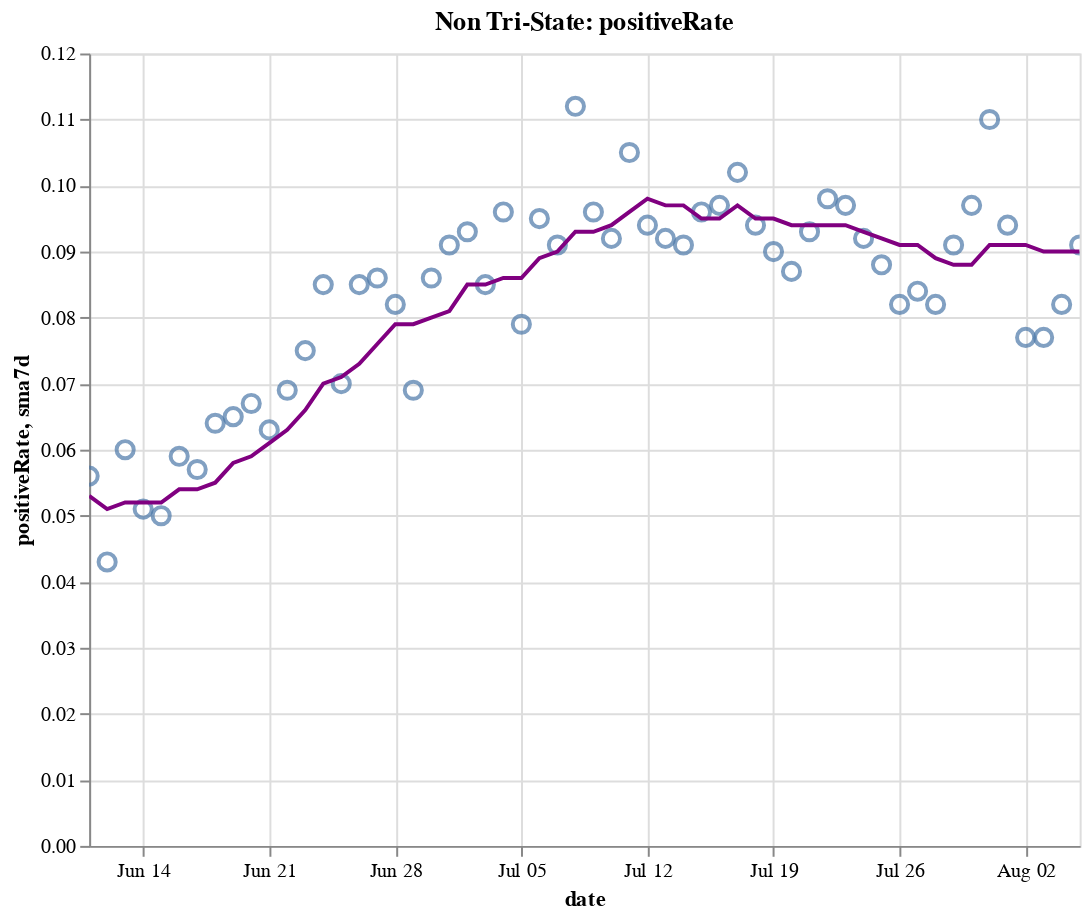

Source (notebook cell):
### Code cell
create_plot(non_tristate, 'positiveRate')

### Figure 1 — Vega-Lite specification as saved in the notebook (floating-point values rounded to 4 significant figures)
{"config": {"view": {"continuousWidth": 400, "continuousHeight": 300}}, "layer": [{"layer": [{"mark": {"type": "point", "size": 75}, "encoding": {"tooltip": [{"type": "temporal", "field": "date"}, {"type": "quantitative", "field": "positiveRate"}, {"type": "quantitative", "field": "sma7d"}], "x": {"type": "temporal", "field": "date"}, "y": {"type": "quantitative", "field": "positiveRate"}}, "selection": {"selector016": {"type": "interval", "bind": "scales", "encodings": ["x", "y"]}}}, {"mark": {"type": "line", "color": "purple"}, "encoding": {"x": {"type": "temporal", "field": "date"}, "y": {"type": "quantitative", "field": "sma7d"}}}]}, {"mark": {"type": "rule", "color": "#aaa"}, "encoding": {"x": {"type": "temporal", "field": "date"}}, "transform": [{"filter": {"selection": "selector015"}}]}, {"mark": "circle", "encoding": {"opacity": {"condition": {"value": 1, "selection": "selector015"}, "value": 0}, "tooltip": [{"type": "temporal", "field": "date"}, {"type": "quantitative", "field": "positiveRate"}, {"type": "quantitative", "field": "sma7d"}], "x": {"type": "temporal", "field": "date"}, "y": {"type": "quantitative", "field": "positiveRate"}}, "selection": {"selector015": {"type": "single", "encodings": ["x"], "on": "mouseover", "nearest": true, "empty": "none"}}}, {"mark": {"type": "text", "align": "left", "dx": 5, "dy": -5, "stroke": "white", "strokeWidth": 2}, "encoding": {"text": {"type": "quantitative", "field": "positiveRate"}, "tooltip": [{"type": "temporal", "field": "date"}, {"type": "quantitative", "field": "positiveRate"}, {"type": "quantitative", "field": "sma7d"}], "x": {"type": "temporal", "field": "date"}, "y": {"type": "quantitative", "field": "positiveRate"}}, "transform": [{"filter": {"selection": "selector015"}}]}, {"mark": {"type": "text", "align": "left", "dx": 5, "dy": -5}, "encoding": {"text": {"type": "quantitative", "field": "positiveRate"}, "tooltip": [{"type": "temporal", "field": "date"}, {"type": "quantitative", "field": "positiveRate"}, {"type": "quantitative", "field": "sma7d"}], "x": {"type": "temporal", "field": "date"}, "y": {"type": "quantitative", "field": "positiveRate"}}, "transform": [{"filter": {"selection": "selector015"}}]}], "data": {"name": "data-87755c1972418024f40e72a3c66be3bf"}, "height": 400, "title": "Non Tri-State: positiveRate", "width": 500, "$schema": "https://vega.github.io/schema/vega-lite/v4.8.1.json", "datasets": {"data-87755c1972418024f40e72a3c66be3bf": [{"date": "2020-06-11T00:00:00", "totalTestResultsIncrease": 368700.0, "positiveIncrease": 20710.0, "death": 66590.0, "deathIncrease": 768.0, "positiveRate": 0.056, "state": "Non Tri-State", "sma7d": 0.053}, {"date": "2020-06-12T00:00:00", "totalTestResultsIncrease": 512100.0, "positiveIncrease": 22080.0, "death": 67250.0, "deathIncrease": 660.0, "positiveRate": 0.043, "state": "Non Tri-State", "sma7d": 0.051}, {"date": "2020-06-13T00:00:00", "totalTestResultsIncrease": 397700.0, "positiveIncrease": 23680.0, "death": 67780.0, "deathIncrease": 532.0, "positiveRate": 0.06, "state": "Non Tri-State", "sma7d": 0.052}, {"date": "2020-06-14T00:00:00", "totalTestResultsIncrease": 396300.0, "positiveIncrease": 20310.0, "death": 68060.0, "deathIncrease": 280.0, "positiveRate": 0.051, "state": "Non Tri-State", "sma7d": 0.052}, {"date": "2020-06-15T00:00:00", "totalTestResultsIncrease": 352800.0, "positiveIncrease": 17520.0, "death": 68360.0, "deathIncrease": 298.0, "positiveRate": 0.05, "state": "Non Tri-State", "sma7d": 0.052}, {"date": "2020-06-16T00:00:00", "totalTestResultsIncrease": 381800.0, "positiveIncrease": 22370.0, "death": 69000.0, "deathIncrease": 643.0, "positiveRate": 0.059, "state": "Non Tri-State", "sma7d": 0.054}, {"date": "2020-06-17T00:00:00", "totalTestResultsIncrease": 405300.0, "positiveIncrease": 22950.0, "death": 69700.0, "deathIncrease": 695.0, "positiveRate": 0.057, "state": "Non Tri-State", "sma7d": 0.054}, {"date": "2020-06-18T00:00:00", "totalTestResultsIncrease": 416700.0, "positiveIncrease": 26490.0, "death": 70330.0, "deathIncrease": 634.0, "positiveRate": 0.064, "state": "Non Tri-State", "sma7d": 0.055}, {"date": "2020-06-19T00:00:00", "totalTestResultsIncrease": 460300.0, "positiveIncrease": 29740.0, "death": 70920.0, "deathIncrease": 583.0, "positiveRate": 0.065, "state": "Non Tri-State", "sma7d": 0.058}, {"date": "2020-06-20T00:00:00", "totalTestResultsIncrease": 462100.0, "positiveIncrease": 30780.0, "death": 71480.0, "deathIncrease": 569.0, "positiveRate": 0.067, "state": "Non Tri-State", "sma7d": 0.059}, {"date": "2020-06-21T00:00:00", "totalTestResultsIncrease": 415400.0, "positiveIncrease": 26270.0, "death": 71740.0, "deathIncrease": 255.0, "positiveRate": 0.063, "state": "Non Tri-State", "sma7d": 0.061}, {"date": "2020-06-22T00:00:00", "totalTestResultsIncrease": 381000.0, "positiveIncrease": 26160.0, "death": 71980.0, "deathIncrease": 241.0, "positiveRate": 0.069, "state": "Non Tri-State", "sma7d": 0.063}, {"date": "2020-06-23T00:00:00", "totalTestResultsIncrease": 428400.0, "positiveIncrease": 31990.0, "death": 72590.0, "deathIncrease": 613.0, "positiveRate": 0.075, "state": "Non Tri-State", "sma7d": 0.066}, {"date": "2020-06-24T00:00:00", "totalTestResultsIncrease": 445400.0, "positiveIncrease": 37930.0, "death": 73240.0, "deathIncrease": 652.0, "positiveRate": 0.085, "state": "Non Tri-State", "sma7d": 0.07}, {"date": "2020-06-25T00:00:00", "totalTestResultsIncrease": 540400.0, "positiveIncrease": 37940.0, "death": 73840.0, "deathIncrease": 595.0, "positiveRate": 0.07, "state": "Non Tri-State", "sma7d": 0.071}, {"date": "2020-06-26T00:00:00", "totalTestResultsIncrease": 506600.0, "positiveIncrease": 43160.0, "death": 74410.0, "deathIncrease": 571.0, "positiveRate": 0.085, "state": "Non Tri-State", "sma7d": 0.073}, {"date": "2020-06-27T00:00:00", "totalTestResultsIncrease": 496300.0, "positiveIncrease": 42640.0, "death": 74870.0, "deathIncrease": 455.0, "positiveRate": 0.086, "state": "Non Tri-State", "sma7d": 0.076}, {"date": "2020-06-28T00:00:00", "totalTestResultsIncrease": 495100.0, "positiveIncrease": 40840.0, "death": 75100.0, "deathIncrease": 234.0, "positiveRate": 0.082, "state": "Non Tri-State", "sma7d": 0.079}, {"date": "2020-06-29T00:00:00", "totalTestResultsIncrease": 562800.0, "positiveIncrease": 38640.0, "death": 75400.0, "deathIncrease": 302.0, "positiveRate": 0.069, "state": "Non Tri-State", "sma7d": 0.079}, {"date": "2020-06-30T00:00:00", "totalTestResultsIncrease": 542100.0, "positiveIncrease": 46390.0, "death": 75940.0, "deathIncrease": 538.0, "positiveRate": 0.086, "state": "Non Tri-State", "sma7d": 0.08}, {"date": "2020-07-01T00:00:00", "totalTestResultsIncrease": 544600.0, "positiveIncrease": 49730.0, "death": 76580.0, "deathIncrease": 645.0, "positiveRate": 0.091, "state": "Non Tri-State", "sma7d": 0.081}, {"date": "2020-07-02T00:00:00", "totalTestResultsIncrease": 561100.0, "positiveIncrease": 52450.0, "death": 77240.0, "deathIncrease": 655.0, "positiveRate": 0.093, "state": "Non Tri-State", "sma7d": 0.085}, {"date": "2020-07-03T00:00:00", "totalTestResultsIncrease": 623000.0, "positiveIncrease": 52850.0, "death": 77760.0, "deathIncrease": 523.0, "positiveRate": 0.085, "state": "Non Tri-State", "sma7d": 0.085}, {"date": "2020-07-04T00:00:00", "totalTestResultsIncrease": 556800.0, "positiveIncrease": 53720.0, "death": 78030.0, "deathIncrease": 270.0, "positiveRate": 0.096, "state": "Non Tri-State", "sma7d": 0.086}, {"date": "2020-07-05T00:00:00", "totalTestResultsIncrease": 567400.0, "positiveIncrease": 44890.0, "death": 78210.0, "deathIncrease": 179.0, "positiveRate": 0.079, "state": "Non Tri-State", "sma7d": 0.086}, {"date": "2020-07-06T00:00:00", "totalTestResultsIncrease": 426400.0, "positiveIncrease": 40610.0, "death": 78420.0, "deathIncrease": 212.0, "positiveRate": 0.095, "state": "Non Tri-State", "sma7d": 0.089}, {"date": "2020-07-07T00:00:00", "totalTestResultsIncrease": 559800.0, "positiveIncrease": 50850.0, "death": 79280.0, "deathIncrease": 859.0, "positiveRate": 0.091, "state": "Non Tri-State", "sma7d": 0.09}, {"date": "2020-07-08T00:00:00", "totalTestResultsIncrease": 545600.0, "positiveIncrease": 61220.0, "death": 80010.0, "deathIncrease": 730.0, "positiveRate": 0.112, "state": "Non Tri-State", "sma7d": 0.093}, {"date": "2020-07-09T00:00:00", "totalTestResultsIncrease": 603500.0, "positiveIncrease": 57950.0, "death": 80840.0, "deathIncrease": 822.0, "positiveRate": 0.096, "state": "Non Tri-State", "sma7d": 0.093}, {"date": "2020-07-10T00:00:00", "totalTestResultsIncrease": 713500.0, "positiveIncrease": 65390.0, "death": 81650.0, "deathIncrease": 814.0, "positiveRate": 0.092, "state": "Non Tri-State", "sma7d": 0.094}, {"date": "2020-07-11T00:00:00", "totalTestResultsIncrease": 591200.0, "positiveIncrease": 61950.0, "death": 82350.0, "deathIncrease": 705.0, "positiveRate": 0.105, "state": "Non Tri-State", "sma7d": 0.096}, {"date": "2020-07-12T00:00:00", "totalTestResultsIncrease": 640600.0, "positiveIncrease": 59960.0, "death": 82810.0, "deathIncrease": 455.0, "positiveRate": 0.094, "state": "Non Tri-State", "sma7d": 0.098}, {"date": "2020-07-13T00:00:00", "totalTestResultsIncrease": 624500.0, "positiveIncrease": 57460.0, "death": 83080.0, "deathIncrease": 275.0, "positiveRate": 0.092, "state": "Non Tri-State", "sma7d": 0.097}, {"date": "2020-07-14T00:00:00", "totalTestResultsIncrease": 676900.0, "positiveIncrease": 61550.0, "death": 83790.0, "deathIncrease": 708.0, "positiveRate": 0.091, "state": "Non Tri-State", "sma7d": 0.097}, {"date": "2020-07-15T00:00:00", "totalTestResultsIncrease": 665700.0, "positiveIncrease": 64080.0, "death": 84610.0, "deathIncrease": 816.0, "positiveRate": 0.096, "state": "Non Tri-State", "sma7d": 0.095}, {"date": "2020-07-16T00:00:00", "totalTestResultsIncrease": 722900.0, "positiveIncrease": 69850.0, "death": 85500.0, "deathIncrease": 896.0, "positiveRate": 0.097, "state": "Non Tri-State", "sma7d": 0.095}, {"date": "2020-07-17T00:00:00", "totalTestResultsIncrease": 750100.0, "positiveIncrease": 76260.0, "death": 86420.0, "deathIncrease": 915.0, "positiveRate": 0.102, "state": "Non Tri-State", "sma7d": 0.097}, {"date": "2020-07-18T00:00:00", "totalTestResultsIncrease": 679400.0, "positiveIncrease": 64160.0, "death": 87260.0, "deathIncrease": 846.0, "positiveRate": 0.094, "state": "Non Tri-State", "sma7d": 0.095}, {"date": "2020-07-19T00:00:00", "totalTestResultsIncrease": 715500.0, "positiveIncrease": 64410.0, "death": 87770.0, "deathIncrease": 506.0, "positiveRate": 0.09, "state": "Non Tri-State", "sma7d": 0.095}, {"date": "2020-07-20T00:00:00", "totalTestResultsIncrease": 644300.0, "positiveIncrease": 56110.0, "death": 88110.0, "deathIncrease": 335.0, "positiveRate": 0.087, "state": "Non Tri-State", "sma7d": 0.094}, {"date": "2020-07-21T00:00:00", "totalTestResultsIncrease": 669000.0, "positiveIncrease": 62450.0, "death": 89120.0, "deathIncrease": 1014.0, "positiveRate": 0.093, "state": "Non Tri-State", "sma7d": 0.094}, {"date": "2020-07-22T00:00:00", "totalTestResultsIncrease": 693300.0, "positiveIncrease": 67930.0, "death": 90260.0, "deathIncrease": 1137.0, "positiveRate": 0.098, "state": "Non Tri-State", "sma7d": 0.094}, {"date": "2020-07-23T00:00:00", "totalTestResultsIncrease": 722500.0, "positiveIncrease": 69960.0, "death": 91260.0, "deathIncrease": 999.0, "positiveRate": 0.097, "state": "Non Tri-State", "sma7d": 0.094}, {"date": "2020-07-24T00:00:00", "totalTestResultsIncrease": 800100.0, "positiveIncrease": 73440.0, "death": 92390.0, "deathIncrease": 1131.0, "positiveRate": 0.092, "state": "Non Tri-State", "sma7d": 0.093}, {"date": "2020-07-25T00:00:00", "totalTestResultsIncrease": 725600.0, "positiveIncrease": 64150.0, "death": 93400.0, "deathIncrease": 1013.0, "positiveRate": 0.088, "state": "Non Tri-State", "sma7d": 0.092}, {"date": "2020-07-26T00:00:00", "totalTestResultsIncrease": 737100.0, "positiveIncrease": 60670.0, "death": 93940.0, "deathIncrease": 544.0, "positiveRate": 0.082, "state": "Non Tri-State", "sma7d": 0.091}, {"date": "2020-07-27T00:00:00", "totalTestResultsIncrease": 641000.0, "positiveIncrease": 53870.0, "death": 94970.0, "deathIncrease": 1026.0, "positiveRate": 0.084, "state": "Non Tri-State", "sma7d": 0.091}, {"date": "2020-07-28T00:00:00", "totalTestResultsIncrease": 670000.0, "positiveIncrease": 55120.0, "death": 96060.0, "deathIncrease": 1086.0, "positiveRate": 0.082, "state": "Non Tri-State", "sma7d": 0.089}, {"date": "2020-07-29T00:00:00", "totalTestResultsIncrease": 719600.0, "positiveIncrease": 65320.0, "death": 97520.0, "deathIncrease": 1466.0, "positiveRate": 0.091, "state": "Non Tri-State", "sma7d": 0.088}, {"date": "2020-07-30T00:00:00", "totalTestResultsIncrease": 702500.0, "positiveIncrease": 68360.0, "death": 98750.0, "deathIncrease": 1229.0, "positiveRate": 0.097, "state": "Non Tri-State", "sma7d": 0.088}, {"date": "2020-07-31T00:00:00", "totalTestResultsIncrease": 605100.0, "positiveIncrease": 66280.0, "death": 100000.0, "deathIncrease": 1295.0, "positiveRate": 0.11, "state": "Non Tri-State", "sma7d": 0.091}, {"date": "2020-08-01T00:00:00", "totalTestResultsIncrease": 630200.0, "positiveIncrease": 59140.0, "death": 101200.0, "deathIncrease": 1147.0, "positiveRate": 0.094, "state": "Non Tri-State", "sma7d": 0.091}, {"date": "2020-08-02T00:00:00", "totalTestResultsIncrease": 617800.0, "positiveIncrease": 47840.0, "death": 101700.0, "deathIncrease": 503.0, "positiveRate": 0.077, "state": "Non Tri-State", "sma7d": 0.091}, {"date": "2020-08-03T00:00:00", "totalTestResultsIncrease": 626000.0, "positiveIncrease": 48500.0, "death": 102200.0, "deathIncrease": 502.0, "positiveRate": 0.077, "state": "Non Tri-State", "sma7d": 0.09}, {"date": "2020-08-04T00:00:00", "totalTestResultsIncrease": 617100.0, "positiveIncrease": 50420.0, "death": 103400.0, "deathIncrease": 1162.0, "positiveRate": 0.082, "state": "Non Tri-State", "sma7d": 0.09}, {"date": "2020-08-05T00:00:00", "totalTestResultsIncrease": 557600.0, "positiveIncrease": 50720.0, "death": 104800.0, "deathIncrease": 1412.0, "positiveRate": 0.091, "state": "Non Tri-State", "sma7d": 0.09}]}}
